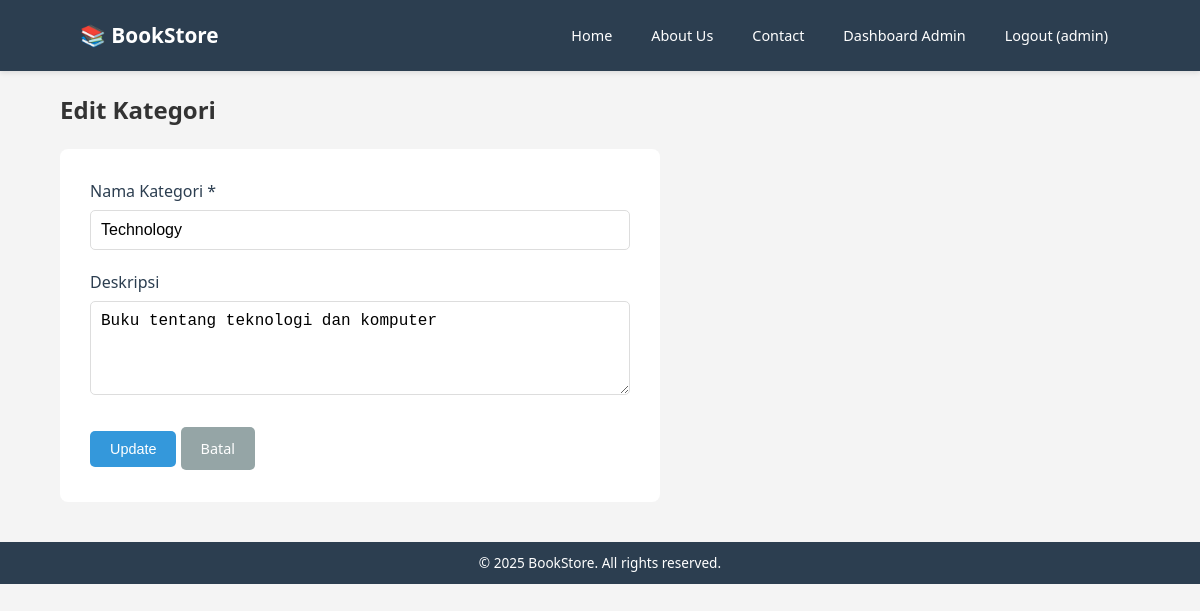
/index.php?page=admin&action=editCategory&id=3 (signed in), run on the app's committed database.
### tables this page shows
CREATE TABLE categories (
    id INT PRIMARY KEY AUTO_INCREMENT,
    name VARCHAR(100) NOT NULL,
    description TEXT,
    created_at TIMESTAMP DEFAULT CURRENT_TIMESTAMP
);

### app/controllers/AdminController.php (called while the page is built, shortened)
<?php
require_once 'app/models/Category.php';
class AdminController {
    private $db;
    public function __construct() {
        $database = new Database();
        $this->db = $database->getConnection();
    }
    public function editCategory() {
        $categoryModel = new Category($this->db);
        $category = $categoryModel->getById($_GET['id']);
        require_once 'app/views/admin/edit_category.php';
    }
}
?>

### config/database.php (called while the page is built, shortened)
<?php
class Database {
    private $host = "localhost";
    private $db_name = "bookstore";
    private $username = "root";
    private $password = "";
    public function getConnection() {
        $this->conn = null;
        try {
            $this->conn = new mysqli($this->host, $this->username, $this->password, $this->db_name);
            $this->conn->set_charset("utf8");
        } catch(Exception $e) {
            echo "Connection error: " . $e->getMessage();
        }
        return $this->conn;
    }
}
?>

### app/models/Category.php (called while the page is built, shortened)
<?php
class Category {
    private $conn;
    private $table = "categories";
    public function __construct($db) {
        $this->conn = $db;
    }
    public function getById($id) {
        $query = "SELECT * FROM " . $this->table . " WHERE id = ?";
        $stmt = $this->conn->prepare($query);
        $stmt->bind_param("i", $id);
        $stmt->execute();
        return $stmt->get_result()->fetch_assoc();
    }
}
?>

### app/views/admin/edit_category.php (the view, shortened to what this page needs)
<?php include 'app/views/layout/header.php'; ?>
<div class="container">
    <h2>Edit Kategori</h2>
    <form action="index.php?page=admin&action=editCategory" method="POST" class="admin-form">
        <div class="form-group">
            <label>Nama Kategori *</label>
            <input type="text" name="name" value="<?php echo htmlspecialchars($category['name']); ?>" required>
        </div>
        <div class="form-group">
            <label>Deskripsi</label>
            <textarea name="description" rows="4"><?php echo htmlspecialchars($category['description']); ?></textarea>
        </div>
        <button type="submit" class="btn btn-primary">Update</button>
        <a href="index.php?page=admin&action=categories" class="btn btn-secondary">Batal</a>
    </form>
</div>
<?php include 'app/views/layout/footer.php'; ?>

### assets/css/style.css (style rules this page uses)
* { margin: 0; padding: 0; box-sizing: border-box; }
html { height: 100%; }
body { display: flex; flex-direction: column; min-height: 100vh; margin: 0; }
.container { width: 90%; max-width: 1140px; margin-left: auto; margin-right: auto; padding: 20px 0; }
body { font-family: "Segoe UI", Tahoma, Geneva, Verdana, sans-serif; line-height: 1.6; color: #333; background-color: #f4f4f4; }
.btn { display: inline-block; padding: 10px 20px; text-decoration: none; border-radius: 5px; cursor: pointer; border: none; font-size: 0.9rem; transition: all 0.3s; }
.btn-primary { background-color: #3498db; color: white; margin-bottom: 5px; }
.btn-secondary { background-color: #95a5a6; color: white; margin-top: 5px; }
.form-group { margin-bottom: 20px; }
.form-group label { display: block; margin-bottom: 5px; color: #2c3e50; font-weight: 500; }
.form-group input, .form-group select, .form-group textarea { width: 100%; padding: 10px; border: 1px solid #ddd; border-radius: 5px; font-size: 1rem; }
.admin-form { max-width: 600px; background: white; padding: 30px; border-radius: 8px; margin: 20px 0; }

### data on the page
categories: name "Technology", description "Buku tentang teknologi dan komputer"

### other printed values
$_SESSION['username'] "admin"
